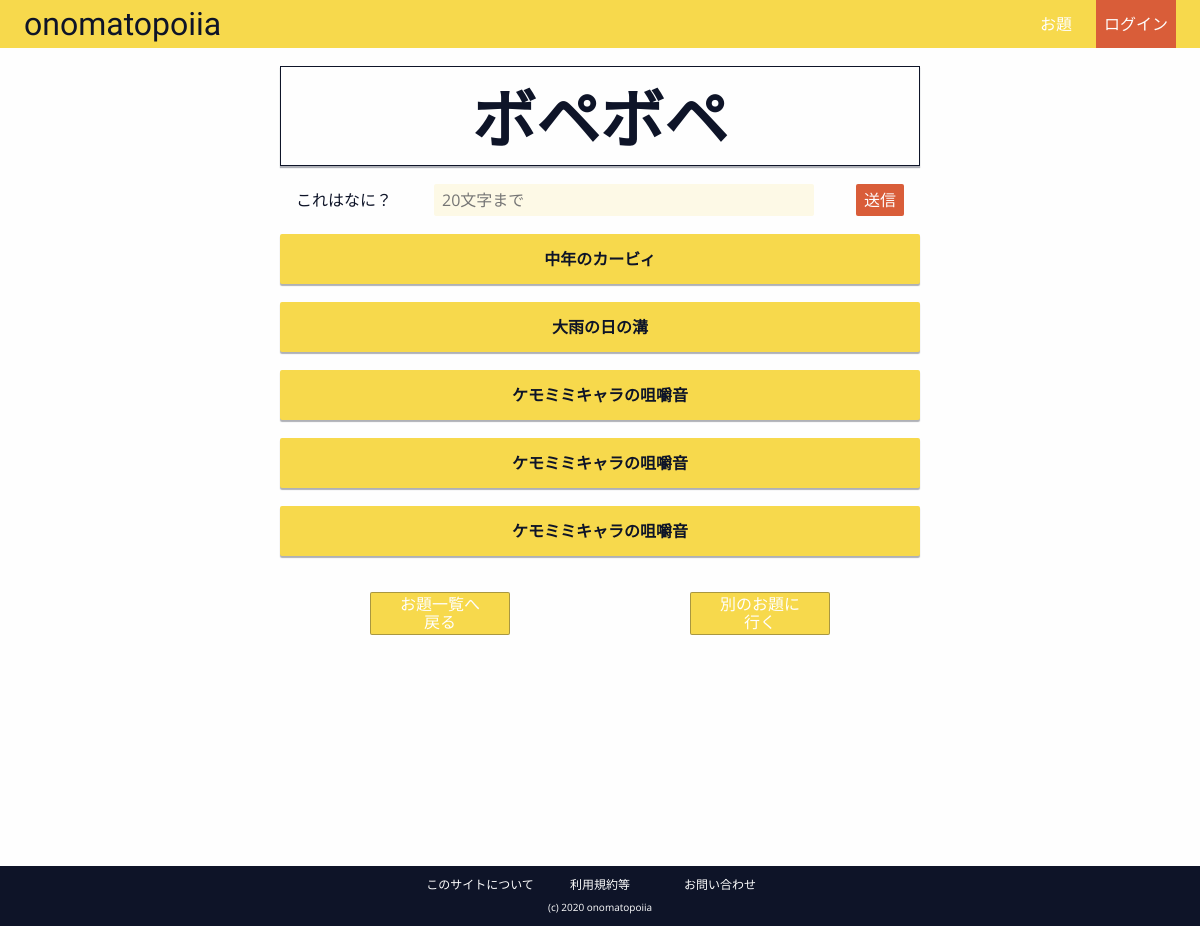
The app's page /onomato/odai/3/, older data.
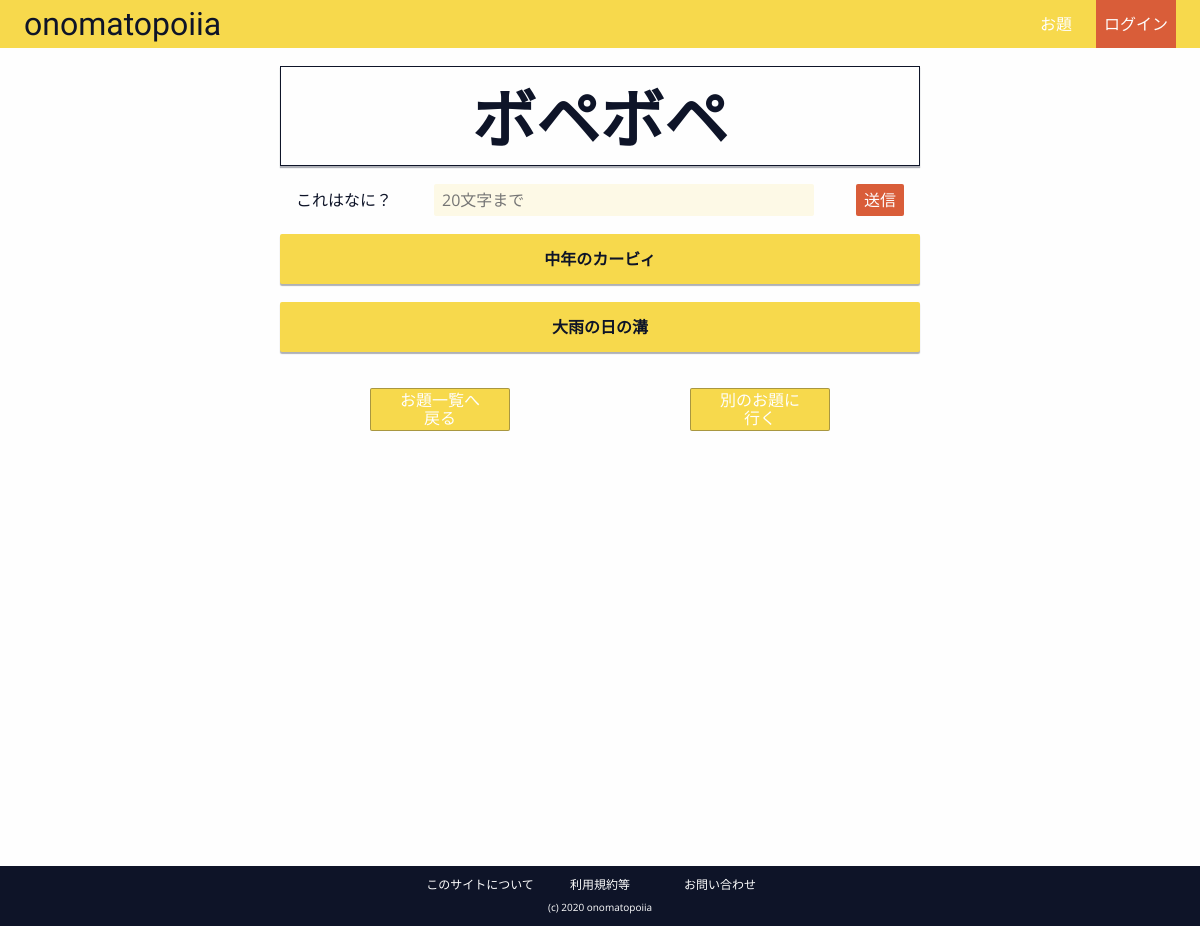
The same page, newer data.
### onomato/models.py (models this page shows, shortened)
class Odai(models.Model):
    odai_text = models.CharField(max_length=4)
    pub_date = models.DateTimeField('date published')

class Answer(models.Model):
    odai = models.ForeignKey(Odai, on_delete=models.CASCADE)
    answer_text = models.CharField(max_length=50, null=False)
    pub_date = models.DateTimeField('date published')

### onomato/views.py (the view)
# urls.py: path('odai/<int:odai_id>/', views.odai_detail, name='odai_detail'),
def odai_detail(request, odai_id):
    odai = Odai.objects.get(id=odai_id)
    if request.method == 'POST':
        form = AnswerForm(request.POST)
        print(form.is_valid())
        if form.is_valid():
            answer = form.save(commit=False)  # フォームの内容を保存
            answer.odai = odai
            answer.pub_date = timezone.now()
            answer.save()  # 再び保存
            return redirect(f'/onomato/odai/{odai_id}')
        else:
            form = AnswerForm()
            context = {'odai': odai, 'form': form}
            return render(request, 'onomato/odai_detail.html', context)
    else:
        context = {'odai': odai}
        return render(request, 'onomato/odai_detail.html', context)

### onomato/templates/onomato/odai_detail.html (shortened to what this page needs)
{% extends 'onomato/base.html' %} {% load static %} {% block link %}
<link rel="stylesheet" href="{% static 'onomato/css/odai_detail.css' %}" />
{% endblock %} {% block content %}
<div class="main__kaitou">
  <div class="main__kaitou__odai">
    <h2 class="main__kaitou__odai-text">{{ odai.odai_text }}</h2>
  </div>
  <form method="POST" class="main__kaitou__form">
    <label for="answer_text">これはなに？</label>
    <input
      type="text"
      name="answer_text"
      placeholder="20文字まで"
      maxlength="20"
      required
      autofocus
    />
    <input type="submit" value="送信" class="main__kaitou__form__submit" />
  </form>
  <div class="main__kaitou__kaitous">
    {% if odai.answer_set.all %} {% for q in odai.answer_set.all %}
    <div class="main__kaitou__kaitous__kaitou">
      <p>{{q.answer_text}}</p>
    </div>
    {% endfor %} {% else %}
    <div class="main__kaitou__no-kaitou-message">
      <p>まだ概念がありません。</p>
      <p>あなたが第一人者になろう！</p>
    </div>
    {% endif %}
  </div>
  <div class="main__kaitou__links">
    <a href="/onomato/odai/" class="main__kaitou__links__odai-link"
      >お題一覧へ<br />戻る</a
    >
    <a href="/onomato/odai/" class="main__kaitou__links__odai-link"
      >別のお題に<br />行く</a
    >
  </div>
</div>
{% endblock %}

### onomato/templates/onomato/base.html (shortened to what this page needs)
{% load static %}
<!DOCTYPE html>
<html lang="ja">
  <head>
    <link rel="stylesheet" href="{% static 'onomato/css/reset.css' %}" />
    <link rel="stylesheet" href="{% static 'onomato/css/base.css' %}" />
    {% block link %}{% endblock %}
  </head>
  <body>
    <header class="header">
      <h1>
        <a href="/onomato/" class="header__title">onomatopoiia</a>
      </h1>
      <nav class="header__nav">
        <ul class="header__nav__list">
          <a href="/onomato/odai/"
            ><li class="header__nav__list__item">お題</li></a
          >
          <a href="#" class="header__nav__list__item login"
            ><li>ログイン</li></a
          >
        </ul>
      </nav>
    </header>
    <main class="main">
      {% block content %} {% endblock %}
    </main>
    <footer class="footer">
      <div class="footer__abouts">
        <ul>
          <a href="/onomato/about/"><li>このサイトについて</li></a>
          <a href="/onomato/tos/"><li>利用規約等</li></a>
          <a href="/onomato/contact/"><li>お問い合わせ</li></a>
        </ul>
      </div>
      <div class="footer__copyright">
        <p>
          (c) 2020 onomatopoiia
        </p>
      </div>
    </footer>
  </body>
</html>

### onomato/static/onomato/css/base.css (style rules this page uses)
* { font-family: "Open Sans", "M PLUS 1p", cursive; }
body { background-color: #fefefe; color: #0e1428; font-size: 16px; }
.header { background-color: #f7d94c; display: flex; justify-content: space-between; height: 48px; }
.header__title { font-family: "Lemon", cursive; font-size: 32px; line-height: 48px; margin: 0 24px; }
.header__nav__list { display: flex; justify-content: space-around; height: 48px; margin-right: 24px; }
.header__nav__list__item { color: #fefefe; display: inline-block; font-size: 16px; display: inline-block; line-height: 48px; height: 48px; text-align: center; transition: background-color 0.2s; width: 80px; }
.header__nav__list__item.login { background-color: #d95d39; }
.main { margin: 0 auto; min-height: 100vh; max-width: 640px; min-width: 320px; }
.footer { background-color: #0e1428; color: #fefefe; font-size: 12px; height: 60px; padding: 8px 0; }
.footer__abouts { height: 22px; width: 360px; margin: 0 auto; }
.footer__abouts ul { display: flex; justify-content: center; }
.footer__abouts ul li { display: inline-block; line-height: 22px; text-align: center; transition: opacity 0.2s; width: 120px; }
.footer__copyright { font-size: 10px; line-height: 22px; text-align: center; }

### onomato/static/onomato/css/odai_detail.css (style rules this page uses)
.main__kaitou__form { display: flex; justify-content: space-between; }
.main__kaitou__form label { line-height: 32px; margin-left: 16px; }
.main__kaitou__form input[type=text] { background-color: #fdf9e6; border-radius: 2px; padding: 4px 8px; height: 32px; width: 380px; }
.main__kaitou__form input[type=submit] { background-color: #d95d39; color: #fefefe; border-radius: 2px; height: 32px; margin-right: 16px; padding: 4px 8px; transition: background-color 0.2s; }
.main__kaitou__odai { border: 1px solid #0e1428; box-shadow: 0 2px 1px 0 #0e142855; display: grid; margin: 18px 0; place-items: center; height: 100px; }
.main__kaitou__odai-text { font-family: "Koharuiro"; font-size: 64px; font-weight: bold; margin: 18px 0; }
.main__kaitou__kaitous__kaitou { background-color: #f7d94c; border-radius: 2px; box-shadow: 0 2px 1px 0 #0e142855; display: grid; font-weight: 800; margin: 18px 0; place-items: center; height: 50px; }
.main__kaitou__links { display: flex; }
.main__kaitou__links__odai-link { background-color: #f7d94c; border: 1px solid #0e142855; border-radius: 2px; color: #fefefe; display: block; margin: 18px auto; padding: 2px 8px; text-align: center; transition: background-color 0.2s; width: 140px; }

Row changes from the older to the newer data that the page shows:
removed Answer: answer_text "ケモミミキャラの咀嚼音"
removed Answer: answer_text "ケモミミキャラの咀嚼音"
removed Answer: answer_text "ケモミミキャラの咀嚼音"
